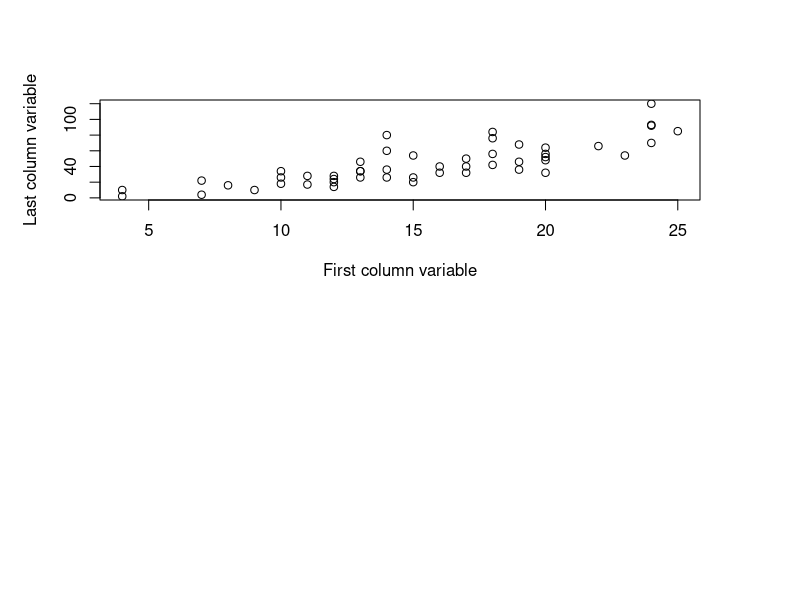

Source code (R):
## ---- chunk 1
library(ggplot2)
par(mai=c(4,1,1,1))
    plot(cars[,2]~cars[,1],xlab="First column variable",ylab="Last column variable")
    
